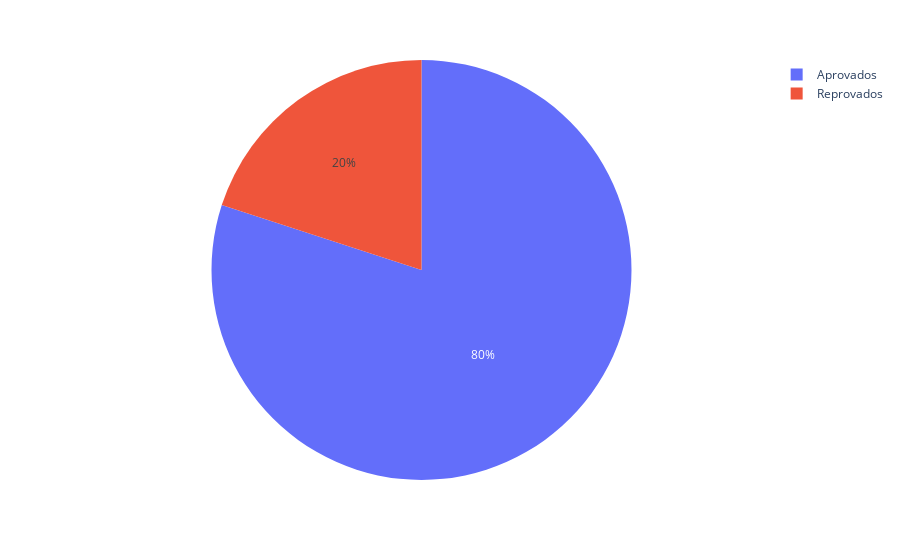

The notebook cell saved with this chart:
### Code cell
fig = px.pie(
  data_frame=total,
  values="total",
  names="nota",
)

fig.show()

### Figure 1 — Plotly figure (JSON) as saved in the notebook; plotly's stock layout.template omitted (floating-point values rounded to 4 significant figures)
{"data": [{"domain": {"x": [0, 1], "y": [0, 1]}, "hovertemplate": "nota=%{label}<br>total=%{value}<extra></extra>", "labels": ["Aprovados", "Reprovados"], "legendgroup": "", "name": "", "showlegend": true, "type": "pie", "values": [4, 1]}], "layout": {"legend": {"tracegroupgap": 0}, "margin": {"t": 60}}}
